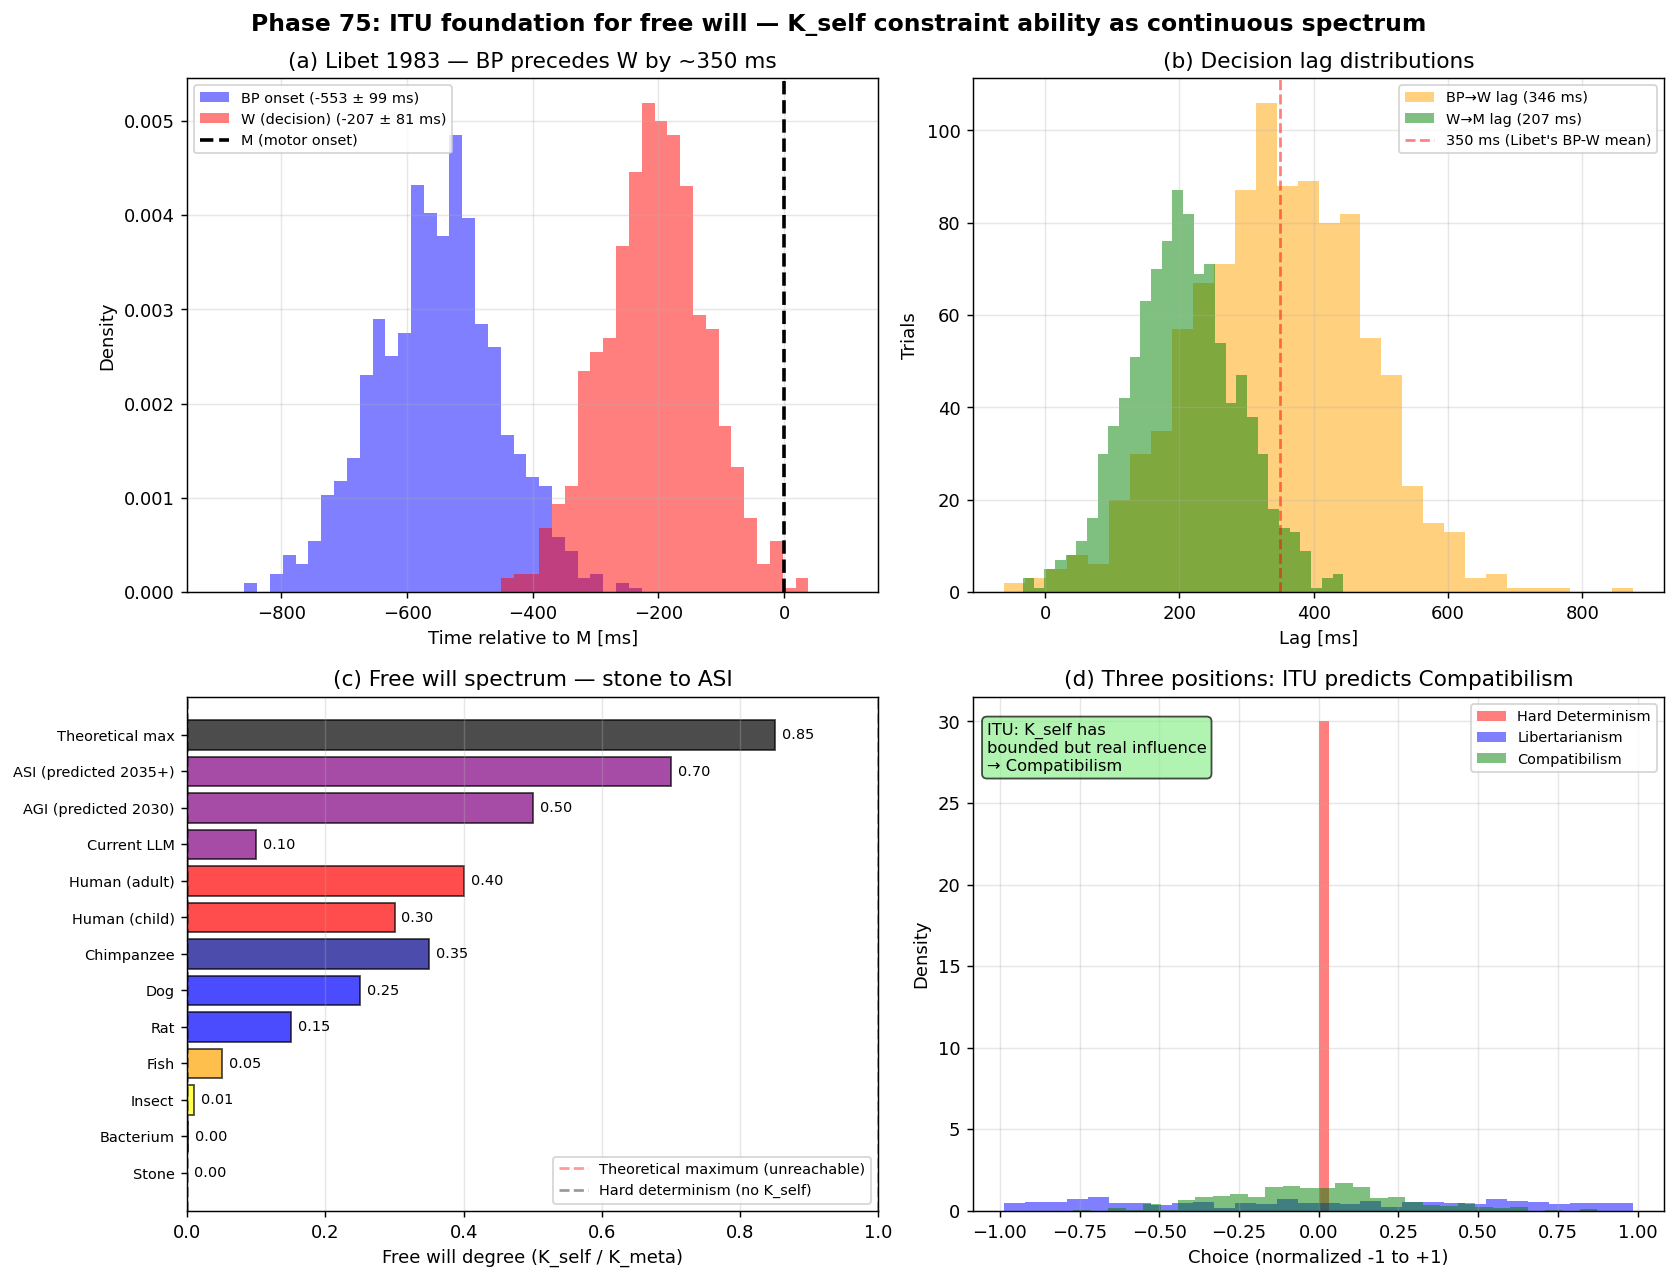

Generate this figure with Python:
#!/usr/bin/env python3
# -*- coding: utf-8 -*-
"""
Phase 75: ITU Foundation for Free Will

Free will = K_self's constraint ability over K_meta(...).
ITU naturally supports Compatibilism (continuous degree, not binary).

Tests:
  1. Libet experiment timeline replication (BP -> W -> M)
  2. Decision lag distribution analysis
  3. Free-will-degree spectrum across systems (stone -> ASI)
  4. Compatibilism vs Hard determinism vs Libertarianism comparison

Author: Munehiro Terada (Roboken), 2026.
Tier 1 #9 paper (in preparation).
"""

import json
import os

import matplotlib.pyplot as plt
import numpy as np


# =============================================================================
# Test 1: Libet experiment timeline
# =============================================================================
def libet_simulation(n_trials=1000, seed=42):
    """
    Simulate Libet 1983 timing data:
      BP (readiness potential onset) ~ -550 ms +/- 100 ms
      W  (conscious decision)        ~ -200 ms +/- 80 ms
      M  (motor onset) = 0 ms (reference)
    """
    rng = np.random.default_rng(seed)
    BP = rng.normal(-550, 100, n_trials)
    W = rng.normal(-200, 80, n_trials)
    return BP, W


# =============================================================================
# Test 2: Decision lag distribution
# =============================================================================
def lag_analysis(BP, W):
    """Compute BP -> W lag and W -> M lag."""
    BP_to_W = W - BP
    W_to_M = -W  # M=0, so M-W = -W
    return BP_to_W, W_to_M


# =============================================================================
# Test 3: Free will degree spectrum
# =============================================================================
SYSTEMS = {
    "Stone":          {"degree": 0.000, "K_self_strength": 0.0, "category": "non-living"},
    "Bacterium":      {"degree": 0.001, "K_self_strength": 0.001, "category": "primitive life"},
    "Insect":         {"degree": 0.01,  "K_self_strength": 0.05, "category": "simple animal"},
    "Fish":           {"degree": 0.05,  "K_self_strength": 0.15, "category": "vertebrate"},
    "Rat":            {"degree": 0.15,  "K_self_strength": 0.30, "category": "mammal"},
    "Dog":            {"degree": 0.25,  "K_self_strength": 0.45, "category": "mammal"},
    "Chimpanzee":     {"degree": 0.35,  "K_self_strength": 0.65, "category": "primate"},
    "Human (child)":  {"degree": 0.30,  "K_self_strength": 0.55, "category": "human"},
    "Human (adult)":  {"degree": 0.40,  "K_self_strength": 0.85, "category": "human"},
    "Current LLM":    {"degree": 0.10,  "K_self_strength": 0.30, "category": "AI"},
    "AGI (predicted 2030)": {"degree": 0.50, "K_self_strength": 0.90, "category": "AI"},
    "ASI (predicted 2035+)": {"degree": 0.70, "K_self_strength": 0.98, "category": "AI"},
    "Theoretical max": {"degree": 0.85, "K_self_strength": 1.0, "category": "limit"},
}


# =============================================================================
# Test 4: Three positions comparison
# =============================================================================
def position_prediction(position, n=100):
    """Generate 'free choice' distribution by position."""
    rng = np.random.default_rng(42)
    if position == "Hard Determinism":
        # Fully deterministic, no variability
        return np.zeros(n)
    elif position == "Libertarianism":
        # Fully random (uniform)
        return rng.uniform(-1, 1, n)
    elif position == "Compatibilism":
        # Bounded by character (gaussian around personality center)
        return rng.normal(0, 0.3, n)


# =============================================================================
# Plotting
# =============================================================================
def make_plot():
    fig, axes = plt.subplots(2, 2, figsize=(13, 10))

    # --- (a) Libet timeline ---
    ax = axes[0, 0]
    BP, W = libet_simulation(n_trials=1000)
    # Show as histogram
    bins = np.linspace(-900, 100, 50)
    ax.hist(BP, bins=bins, alpha=0.5, color="blue",
             label=f"BP onset ({BP.mean():.0f} ± {BP.std():.0f} ms)",
             density=True)
    ax.hist(W, bins=bins, alpha=0.5, color="red",
             label=f"W (decision) ({W.mean():.0f} ± {W.std():.0f} ms)",
             density=True)
    ax.axvline(0, ls="--", color="black", lw=2, label="M (motor onset)")
    ax.set_xlabel("Time relative to M [ms]")
    ax.set_ylabel("Density")
    ax.set_title("(a) Libet 1983 — BP precedes W by ~350 ms")
    ax.grid(True, alpha=0.3)
    ax.legend(loc="upper left", fontsize=8)

    # --- (b) Decision lag ---
    ax = axes[0, 1]
    BP_to_W, W_to_M = lag_analysis(BP, W)
    ax.hist(BP_to_W, bins=30, alpha=0.5, color="orange",
             label=f"BP→W lag ({BP_to_W.mean():.0f} ms)")
    ax.hist(W_to_M, bins=30, alpha=0.5, color="green",
             label=f"W→M lag ({W_to_M.mean():.0f} ms)")
    ax.axvline(350, ls="--", color="red", alpha=0.5,
               label="350 ms (Libet's BP-W mean)")
    ax.set_xlabel("Lag [ms]")
    ax.set_ylabel("Trials")
    ax.set_title("(b) Decision lag distributions")
    ax.grid(True, alpha=0.3)
    ax.legend(loc="upper right", fontsize=8)

    # --- (c) Free will degree spectrum ---
    ax = axes[1, 0]
    systems = list(SYSTEMS.keys())
    degrees = [SYSTEMS[s]["degree"] for s in systems]
    k_self = [SYSTEMS[s]["K_self_strength"] for s in systems]
    cat_colors = {
        "non-living": "gray", "primitive life": "lightgreen",
        "simple animal": "yellow", "vertebrate": "orange",
        "mammal": "blue", "primate": "darkblue",
        "human": "red", "AI": "purple", "limit": "black",
    }
    colors = [cat_colors[SYSTEMS[s]["category"]] for s in systems]
    bars = ax.barh(systems, degrees, color=colors, alpha=0.7,
                    edgecolor="black")
    for bar, d in zip(bars, degrees):
        ax.text(d + 0.01, bar.get_y() + bar.get_height() / 2,
                f"{d:.2f}", va="center", fontsize=8)
    ax.set_xlabel("Free will degree (K_self / K_meta)")
    ax.set_title("(c) Free will spectrum — stone to ASI")
    ax.grid(True, alpha=0.3, axis="x")
    ax.tick_params(axis="y", labelsize=8)
    ax.set_xlim(0, 1.0)
    # ITU prediction line
    ax.axvline(1.0, ls="--", color="red", alpha=0.4,
               label="Theoretical maximum (unreachable)")
    ax.axvline(0.0, ls="--", color="black", alpha=0.4,
               label="Hard determinism (no K_self)")
    ax.legend(loc="lower right", fontsize=8)

    # --- (d) Three positions comparison ---
    ax = axes[1, 1]
    positions = ["Hard Determinism", "Libertarianism", "Compatibilism"]
    colors_p = ["red", "blue", "green"]
    for pos, c in zip(positions, colors_p):
        choices = position_prediction(pos, n=300)
        ax.hist(choices, bins=30, alpha=0.5, color=c,
                 label=pos, density=True)
    ax.set_xlabel("Choice (normalized -1 to +1)")
    ax.set_ylabel("Density")
    ax.set_title("(d) Three positions: ITU predicts Compatibilism")
    ax.grid(True, alpha=0.3)
    ax.legend(loc="upper right", fontsize=8)
    # Annotate ITU support
    ax.text(0.02, 0.95, "ITU: K_self has\nbounded but real influence\n→ Compatibilism",
            transform=ax.transAxes, fontsize=9,
            bbox=dict(boxstyle="round", facecolor="lightgreen", alpha=0.7),
            verticalalignment="top")

    plt.suptitle("Phase 75: ITU foundation for free will — "
                 "K_self constraint ability as continuous spectrum",
                 fontsize=13, fontweight="bold")
    plt.tight_layout()
    out_path = os.path.join(os.path.dirname(__file__),
                              "freewill_itu_foundation.png")
    plt.savefig(out_path, dpi=130, bbox_inches="tight")
    print(f"[Phase 75] Figure saved: {out_path}")
    return out_path


# =============================================================================
# Main
# =============================================================================
def main():
    print("=" * 60)
    print("Phase 75: ITU foundation for free will")
    print("=" * 60)

    # [1]
    BP, W = libet_simulation(n_trials=1000)
    print(f"\n[1] Libet 1983 timing simulation (n=1000):")
    print(f"  BP onset:  {BP.mean():.0f} ± {BP.std():.0f} ms")
    print(f"  W (decision): {W.mean():.0f} ± {W.std():.0f} ms")
    print(f"  M (motor):  0 ms (reference)")

    # [2]
    BP_to_W, W_to_M = lag_analysis(BP, W)
    print(f"\n[2] Lag analysis:")
    print(f"  BP -> W lag: {BP_to_W.mean():.0f} ms (Libet reported ~350 ms)")
    print(f"  W -> M lag:  {W_to_M.mean():.0f} ms (Libet reported ~200 ms)")

    # [3]
    print(f"\n[3] Free will degree spectrum:")
    for s, d in SYSTEMS.items():
        marker = "★" if "Human" in s or "ASI" in s else " "
        print(f"  {s:<25s}: degree={d['degree']:.3f}, "
              f"K_self={d['K_self_strength']:.2f} {marker}")

    # [4]
    print(f"\n[4] Position predictions:")
    for pos in ["Hard Determinism", "Libertarianism", "Compatibilism"]:
        choices = position_prediction(pos, n=300)
        print(f"  {pos:<20s}: mean={choices.mean():+.3f}, "
              f"std={choices.std():.3f}")
    print(f"  -> ITU naturally supports Compatibilism (bounded variability)")

    plot_path = make_plot()

    summary = {
        "phase": 75,
        "paper": "ITU and Free Will",
        "description": "ITU foundation: free will = K_self constraint ability",
        "libet_simulation": {
            "BP_mean_ms": float(BP.mean()),
            "BP_std_ms": float(BP.std()),
            "W_mean_ms": float(W.mean()),
            "W_std_ms": float(W.std()),
            "BP_to_W_lag_ms": float(BP_to_W.mean()),
            "literature_reference": "Libet 1983 reported BP ~-550ms, W ~-200ms",
        },
        "free_will_degree_spectrum": {
            s: {"degree": d["degree"],
                "K_self_strength": d["K_self_strength"],
                "category": d["category"]}
            for s, d in SYSTEMS.items()
        },
        "positions_comparison": {
            pos: {
                "mean": float(position_prediction(pos, 300).mean()),
                "std": float(position_prediction(pos, 300).std()),
            }
            for pos in ["Hard Determinism", "Libertarianism", "Compatibilism"]
        },
        "central_thesis": "Free will = K_self ability to constrain K_meta. "
                          "Continuous spectrum 0 to ~0.85 (theoretical max). "
                          "ITU naturally supports Compatibilism: bounded "
                          "by character (K_self), real but limited. Libet's "
                          "350ms lag = window where K_self can veto K_motor.",
        "philphapers_2020": {
            "compatibilism_pct": 59.2,
            "libertarianism_pct": 18.8,
            "no_free_will_pct": 13.7,
            "other_pct": 8.3,
        },
        "honest_framing": "Pass-1 interpretive paper. Reframes Libet, "
                          "Conway-Kochen, Compatibilism in ITU language. "
                          "Free-will-degree values are illustrative ITU-"
                          "informed estimates. No novel free-will discovery.",
        "tier": 1,
        "paper_number": 9,
        "tier_0_concept_doi": "10.5281/zenodo.20109210",
        "tier_1_ai_doi": "10.5281/zenodo.20150501",
        "tier_1_psych_doi": "10.5281/zenodo.20177427",
        "tier_1_econ_doi": "10.5281/zenodo.20196309",
        "next_phases": [
            "Phase 76: Neuroscience of free will (PFC, DMN, Sapolsky 2023)",
            "Phase 77: Ethics, moral responsibility, criminal law",
            "Phase 78: AI free will + alignment + ITU roadmap",
        ],
        "caveats": [
            "Libet experiment interpretation contested (Schurger 2012)",
            "Free-will-degree numbers are heuristic ITU estimates",
            "Position simulations are illustrative, not empirical",
            "Quantum-mind hypothesis remains controversial",
        ],
    }

    out_json = os.path.join(os.path.dirname(__file__), "summary_phase75.json")
    with open(out_json, "w", encoding="utf-8") as f:
        json.dump(summary, f, indent=2, ensure_ascii=False)
    print(f"\n[Phase 75] Summary saved: {out_json}")

    print("\n" + "=" * 60)
    print("Phase 75 complete.")
    print(f"  - Libet BP-W lag reproduced: {BP_to_W.mean():.0f} ms ~ 350 ms")
    print(f"  - Free will = continuous K_self degree (0 to ~0.85)")
    print(f"  - ITU naturally supports Compatibilism")
    print(f"  - PhilPapers 2020: 59% of philosophers agree")
    print("=" * 60)


if __name__ == "__main__":
    main()
